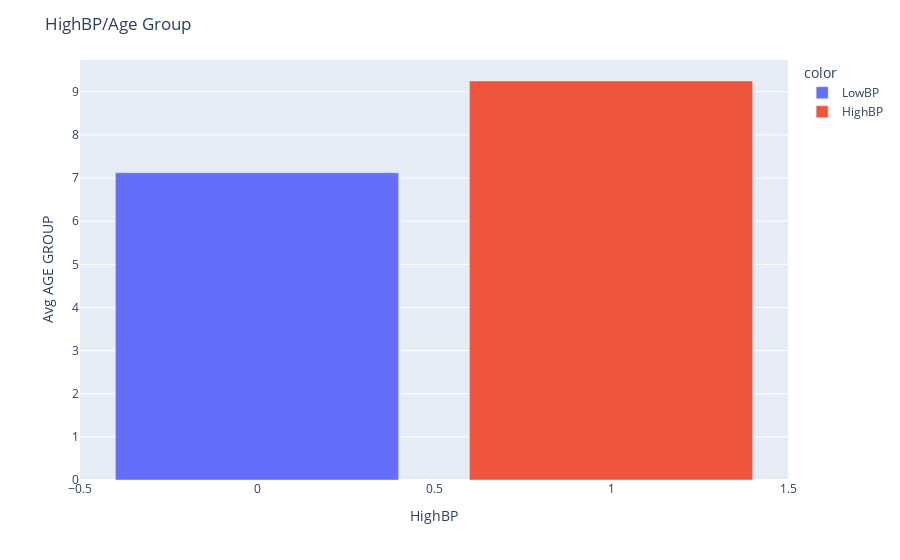

Notebook code cell kept with this figure:
### Code cell
fig = pxs.bar(data.groupby(["HighBP"]).agg({"Age":"mean"}),color=["LowBP","HighBP"])
fig.update_layout(title="HighBP/Age Group",yaxis_title="Avg AGE GROUP")
fig.write_html("Visuals/HighBP_Age_Group.html")
fig.show()

### Figure 1 — Plotly figure (JSON) as saved in the notebook; plotly's stock layout.template omitted (floating-point values rounded to 4 significant figures)
{"data": [{"hovertemplate": "color=LowBP<br>HighBP=%{x}<br>value=%{y}<extra></extra>", "legendgroup": "LowBP", "marker": {"color": "#636efa", "pattern": {"shape": ""}}, "name": "LowBP", "orientation": "v", "showlegend": true, "textposition": "auto", "type": "bar", "x": [0], "xaxis": "x", "y": [7.123], "yaxis": "y"}, {"hovertemplate": "color=HighBP<br>HighBP=%{x}<br>value=%{y}<extra></extra>", "legendgroup": "HighBP", "marker": {"color": "#EF553B", "pattern": {"shape": ""}}, "name": "HighBP", "orientation": "v", "showlegend": true, "textposition": "auto", "type": "bar", "x": [1], "xaxis": "x", "y": [9.25], "yaxis": "y"}], "layout": {"autosize": true, "barmode": "relative", "legend": {"title": {"text": "color"}, "tracegroupgap": 0}, "margin": {"t": 60}, "title": {"text": "HighBP/Age Group"}, "xaxis": {"anchor": "y", "autorange": true, "domain": [0, 1], "range": [-0.5, 1.5], "title": {"text": "HighBP"}, "type": "linear"}, "yaxis": {"anchor": "x", "autorange": true, "domain": [0, 1], "range": [0, 9.737], "title": {"text": "Avg AGE GROUP"}, "type": "linear"}}}
